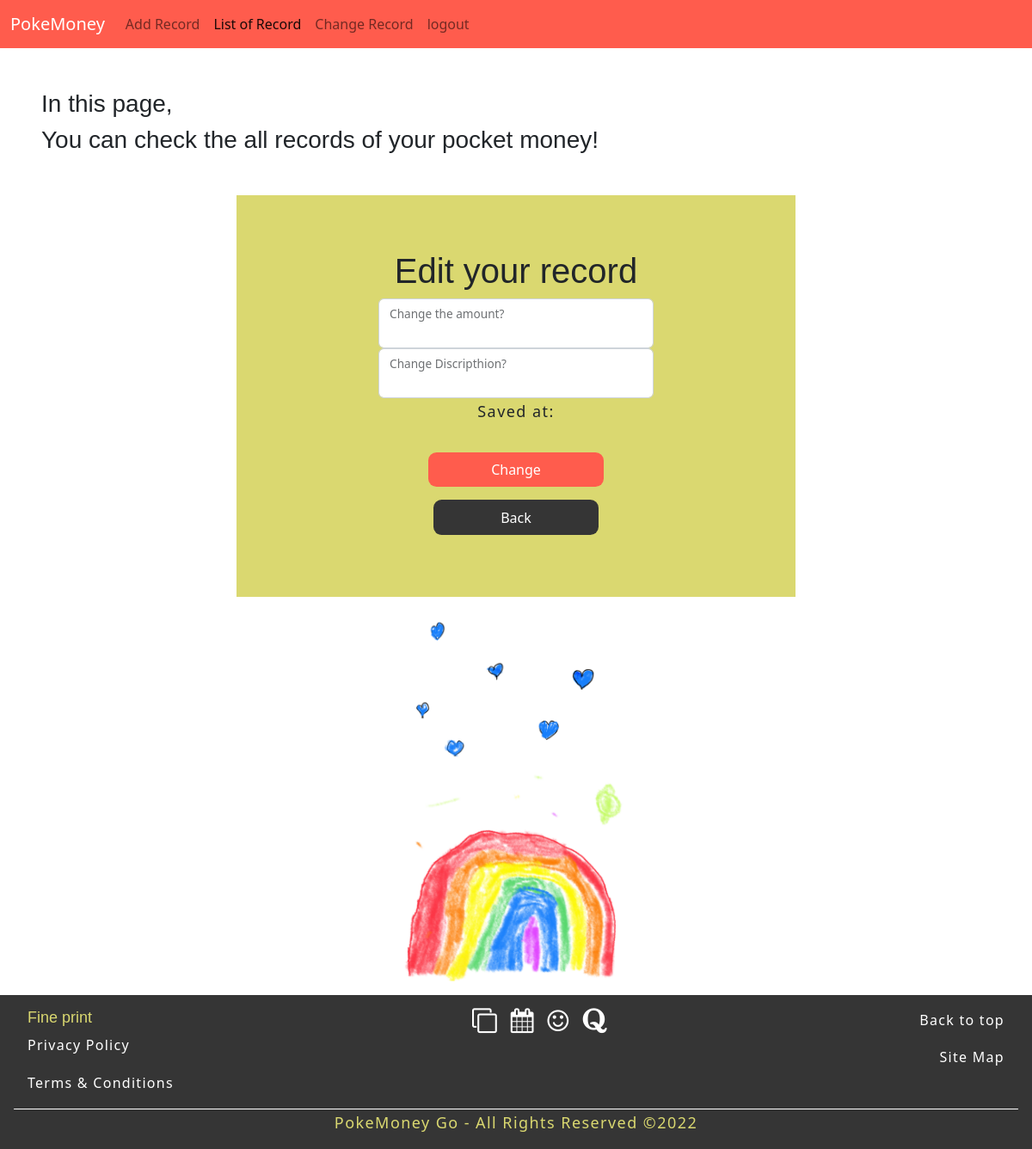
/1/update (signed in), run on an earlier commit of the app's database.
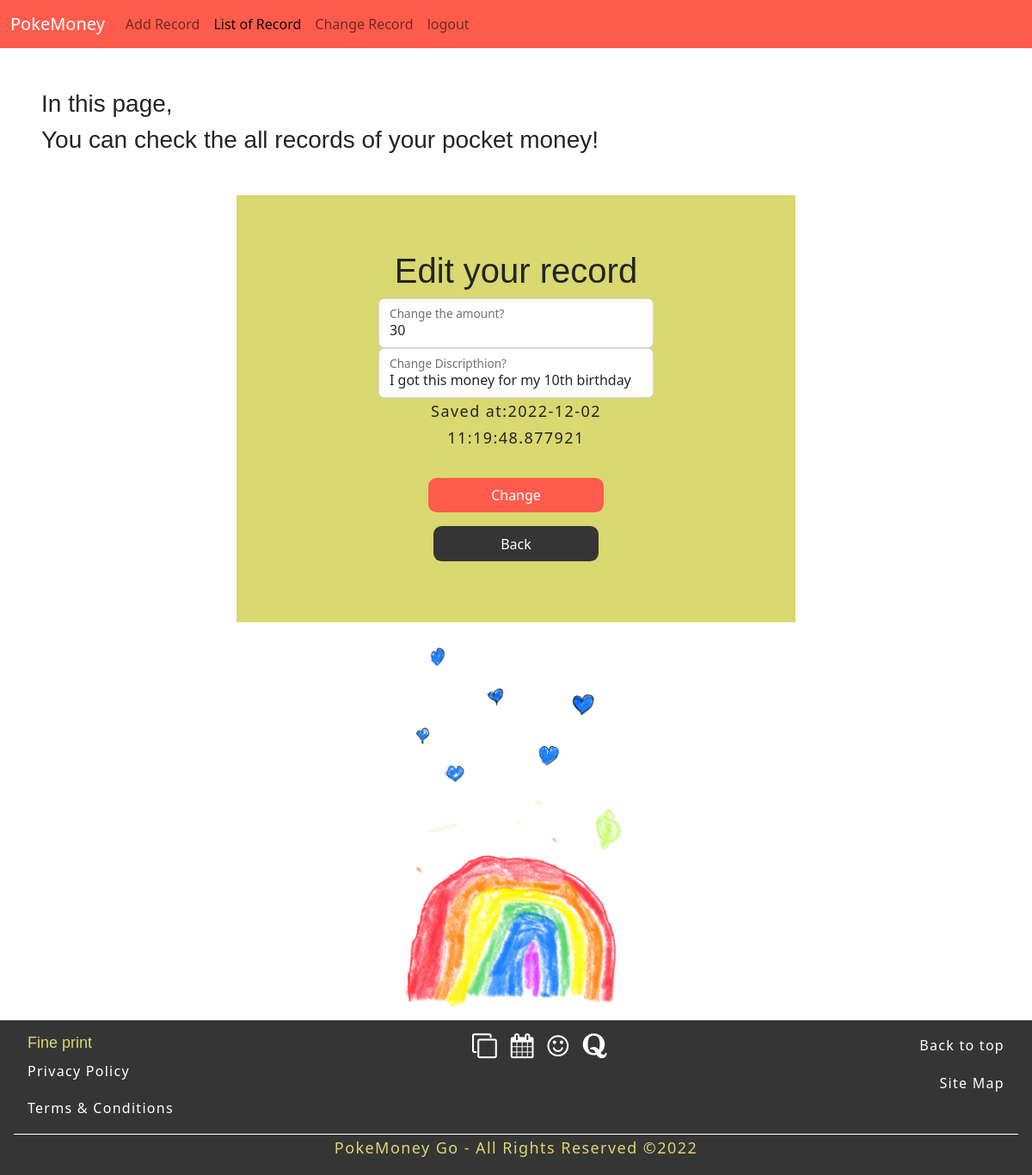
And on a later commit of the database.
### app.py (models this page shows)
class Post(db.Model):
  id = db.Column(db.Integer, primary_key=True)
  title = db.Column(db.String(5), nullable=False)
  body = db.Column(db.String(300), nullable=False) #note
  created_at = db.Column(db.DateTime, nullable=False, default=datetime.now())

### app.py (the view)
@app.route('/<int:id>/update', methods=['GET', 'POST'])
@login_required
def update(id):
    post = Post.query.get(id)
    if request.method == "GET":
      return render_template('update.html', post=post)
    else:
      post.title = request.form.get('title')
      post.body = request.form.get('body')
      db.session.commit()
      return redirect(url_for("create"))

### app.py (called while the page is built)
@login_manager.user_loader
def load_uder(user_id):
    return User.query.get(int(user_id))

### templates/update.html (shortened to what this page needs)
{% extends "base.html" %}
{% block header %}
  <nav class="navbar navbar-expand-lg" role="navigation" style="background-color: #ff5c4d;">
    <div class="container-fluid">
      <a class="navbar-brand" href="#" style="color: #fff;">PokeMoney</a>
      <div class="collapse navbar-collapse" id="navbarNav">
        <ul class="navbar-nav">
          <li class="nav-item">
            <a class="nav-link" aria-current="true" href="/record">Add Record</a>
          </li>
          <li class="nav-item">
            <a class="nav-link active" href="/create">List of Record</a>
          </li>
          <li class="nav-item">
            <a class="nav-link" href="/1/update">Change Record</a>
          </li>
          <li class="nav-item">
            <a a class="nav-link" href="/login">logout</a>
          </li>
        </ul>
      </div>
    </div>
  </nav>
  <div class="header-box">
    <h3>In this page,</h3>
    <h3>You can check the all records of your pocket money! </h3>
  </div>
{% endblock %}
{% block content %}
  <div class="homepage">
    <main class="form-signin" style="width: 20rem;">
    <h1>Edit your record</h1>
      <form action="" method="POST">
        <div class="form-container">
          <div class="form-floating">
            <input type="text" name="title" value="{{post.title}}" class="form-control">
            <label for="title">Change the amount?</label>
          </div>
          <div class="form-floating">
            <input type="text" name="body" id="" value="{{post.body}}" class="form-control">
            <label for="boby">Change Discripthion?</label>
          </div>
        </div>
        <div>
          <p>Saved at:{{post.created_at}}</p>
        </div>
        <div class="button-btn">
          <input class="button3" type="submit" value="Change">
        </div>
        <div class="button-btn">
          <a class="button1" href="/create">Back</a>
        </div>
      </form>
    </main>
  </div>
{% endblock %}
{% block footer %}
  <div class="draw-3">
    <img src="../static/images/Olivia_draw05.png" alt="">
  </div>
{% endblock %}

What changed in the data, as far as the page shows it:
added Post: title "30", body "I got this money for my 10th birthday", created_at "2022-12-02 11:19:48.877921"
